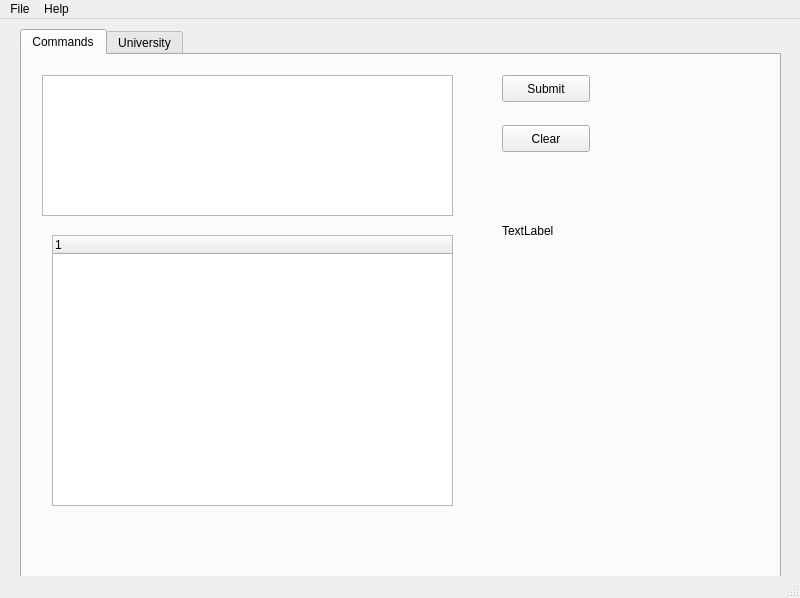
<?xml version="1.0" encoding="UTF-8"?>
<ui version="4.0">
 <class>MainWindow</class>
 <widget class="QMainWindow" name="MainWindow">
  <property name="geometry">
   <rect>
    <x>0</x>
    <y>0</y>
    <width>800</width>
    <height>598</height>
   </rect>
  </property>
  <property name="windowTitle">
   <string>LoximGui</string>
  </property>
  <widget class="QWidget" name="central_widget">
   <widget class="QTabWidget" name="tab_widget">
    <property name="enabled">
     <bool>true</bool>
    </property>
    <property name="geometry">
     <rect>
      <x>20</x>
      <y>10</y>
      <width>761</width>
      <height>551</height>
     </rect>
    </property>
    <property name="currentIndex">
     <number>0</number>
    </property>
    <widget class="QWidget" name="commands_tab">
     <property name="enabled">
      <bool>true</bool>
     </property>
     <attribute name="title">
      <string>Commands</string>
     </attribute>
     <widget class="QTextEdit" name="command_edit">
      <property name="enabled">
       <bool>true</bool>
      </property>
      <property name="geometry">
       <rect>
        <x>20</x>
        <y>20</y>
        <width>411</width>
        <height>141</height>
       </rect>
      </property>
     </widget>
     <widget class="QPushButton" name="submit_sbql_button">
      <property name="geometry">
       <rect>
        <x>480</x>
        <y>20</y>
        <width>88</width>
        <height>27</height>
       </rect>
      </property>
      <property name="text">
       <string>Submit</string>
      </property>
     </widget>
     <widget class="QPushButton" name="clear_sbql">
      <property name="geometry">
       <rect>
        <x>480</x>
        <y>70</y>
        <width>88</width>
        <height>27</height>
       </rect>
      </property>
      <property name="text">
       <string>Clear</string>
      </property>
     </widget>
     <widget class="QLabel" name="label">
      <property name="geometry">
       <rect>
        <x>480</x>
        <y>140</y>
        <width>141</width>
        <height>71</height>
       </rect>
      </property>
      <property name="text">
       <string>TextLabel</string>
      </property>
     </widget>
     <widget class="QTreeWidget" name="result_view">
      <property name="geometry">
       <rect>
        <x>30</x>
        <y>180</y>
        <width>401</width>
        <height>271</height>
       </rect>
      </property>
      <column>
       <property name="text">
        <string notr="true">1</string>
       </property>
      </column>
     </widget>
    </widget>
    <widget class="QWidget" name="university_tab">
     <attribute name="title">
      <string>University</string>
     </attribute>
    </widget>
   </widget>
  </widget>
  <widget class="QMenuBar" name="menubar">
   <property name="geometry">
    <rect>
     <x>0</x>
     <y>0</y>
     <width>800</width>
     <height>23</height>
    </rect>
   </property>
   <widget class="QMenu" name="menu_file">
    <property name="title">
     <string>File</string>
    </property>
    <addaction name="action_connect"/>
    <addaction name="separator"/>
    <addaction name="action_close"/>
   </widget>
   <widget class="QMenu" name="menu_help">
    <property name="title">
     <string>Help</string>
    </property>
    <addaction name="action_about"/>
   </widget>
   <addaction name="menu_file"/>
   <addaction name="menu_help"/>
  </widget>
  <widget class="QStatusBar" name="statusbar"/>
  <action name="action_close">
   <property name="text">
    <string>Exit</string>
   </property>
  </action>
  <action name="action_about">
   <property name="text">
    <string>About</string>
   </property>
  </action>
  <action name="action_connect">
   <property name="text">
    <string>Connect</string>
   </property>
  </action>
 </widget>
 <resources/>
 <connections/>
</ui>
